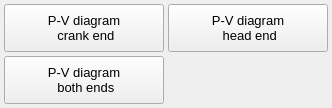
                      <widget class="QWidget" name="tab_plot_PV_2">
                       <attribute name="title">
                        <string>Pressure-Volume</string>
                       </attribute>
                       <layout class="QGridLayout" name="gridLayout_36">
                        <property name="leftMargin">
                         <number>4</number>
                        </property>
                        <property name="topMargin">
                         <number>4</number>
                        </property>
                        <property name="rightMargin">
                         <number>4</number>
                        </property>
                        <property name="bottomMargin">
                         <number>4</number>
                        </property>
                        <property name="spacing">
                         <number>4</number>
                        </property>
                        <item row="2" column="0">
                         <widget class="QPushButton" name="pushButton_plot_PV_diagram_both_ends">
                          <property name="minimumSize">
                           <size>
                            <width>160</width>
                            <height>48</height>
                           </size>
                          </property>
                          <property name="maximumSize">
                           <size>
                            <width>160</width>
                            <height>48</height>
                           </size>
                          </property>
                          <property name="font">
                           <font>
                            <pointsize>10</pointsize>
                           </font>
                          </property>
                          <property name="styleSheet">
                           <string notr="true"/>
                          </property>
                          <property name="text">
                           <string>P-V diagram 
 both ends</string>
                          </property>
                          <property name="autoDefault">
                           <bool>false</bool>
                          </property>
                         </widget>
                        </item>
                        <item row="0" column="0">
                         <widget class="QPushButton" name="pushButton_plot_PV_diagram_crank_end">
                          <property name="minimumSize">
                           <size>
                            <width>160</width>
                            <height>48</height>
                           </size>
                          </property>
                          <property name="maximumSize">
                           <size>
                            <width>160</width>
                            <height>48</height>
                           </size>
                          </property>
                          <property name="font">
                           <font>
                            <pointsize>10</pointsize>
                           </font>
                          </property>
                          <property name="styleSheet">
                           <string notr="true"/>
                          </property>
                          <property name="text">
                           <string>P-V diagram 
 crank end</string>
                          </property>
                          <property name="autoDefault">
                           <bool>false</bool>
                          </property>
                         </widget>
                        </item>
                        <item row="0" column="1">
                         <widget class="QPushButton" name="pushButton_plot_PV_diagram_head_end">
                          <property name="minimumSize">
                           <size>
                            <width>160</width>
                            <height>48</height>
                           </size>
                          </property>
                          <property name="maximumSize">
                           <size>
                            <width>160</width>
                            <height>48</height>
                           </size>
                          </property>
                          <property name="font">
                           <font>
                            <pointsize>10</pointsize>
                           </font>
                          </property>
                          <property name="styleSheet">
                           <string notr="true"/>
                          </property>
                          <property name="text">
                           <string>P-V diagram 
 head end</string>
                          </property>
                          <property name="autoDefault">
                           <bool>false</bool>
                          </property>
                         </widget>
                        </item>
                       </layout>
                      </widget>
